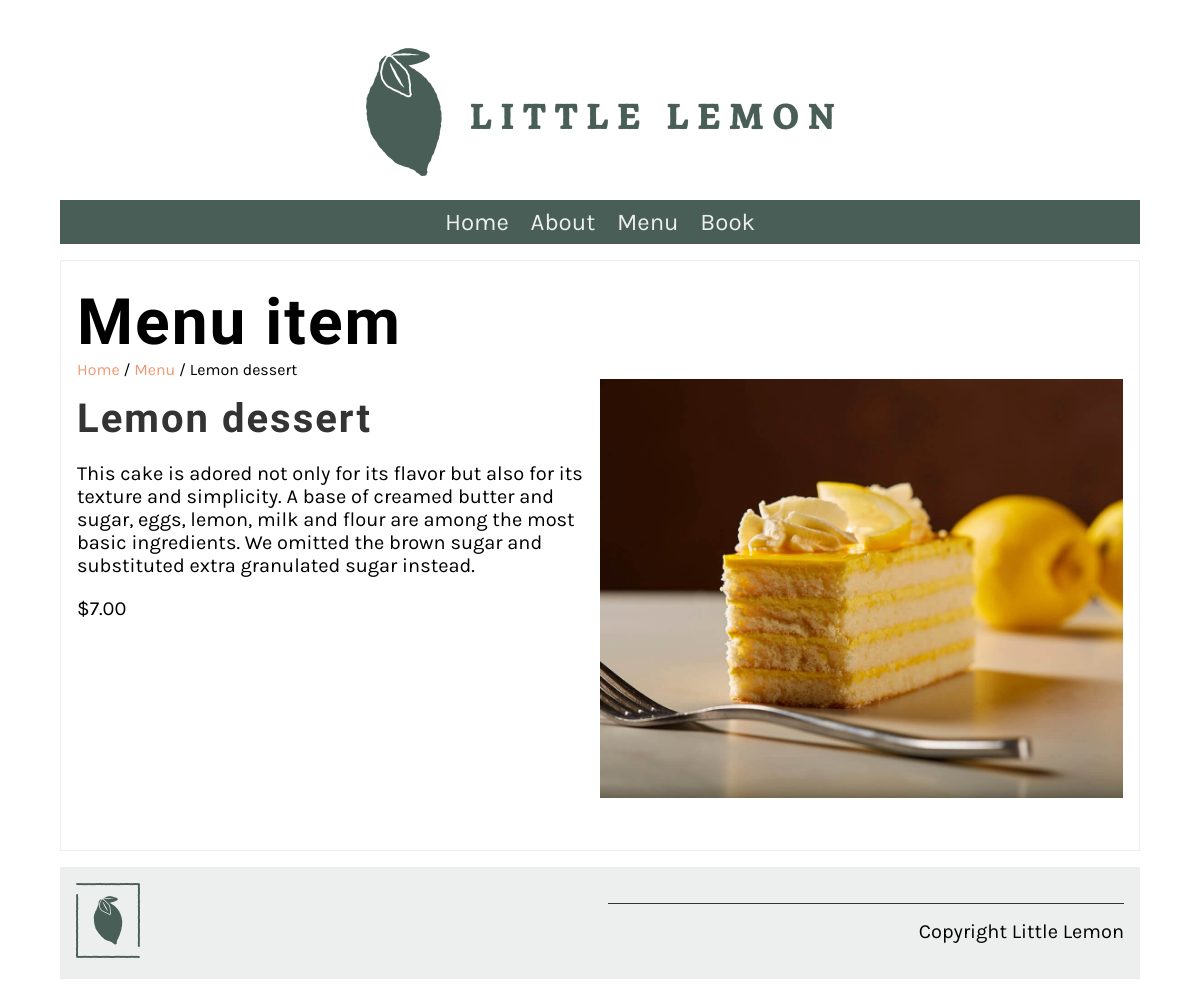
/menu_item/4, run on the app's committed database.
### restaurant/models.py (models this page shows, shortened)
class Menu(models.Model):
    name = models.CharField(max_length=200)
    price = models.IntegerField()
    menu_item_description = models.TextField(max_length=1000, default='')

### restaurant/views.py (the view)
# urls.py: path('menu_item/<int:pk>', views.display_menu_items, name="menu_item"),
def display_menu_items(request, pk=None):
    if pk:
        menu_item = Menu.objects.get(pk=pk)
    else:
        menu_item = ''
    return render(request, 'menu_item.html', {'menu_item': menu_item})

### restaurant/templates/menu_item.html
{% extends 'base.html' %}
{% load static %}
{% block content %}
<section>
    <article>
        <h1>Menu item</h1>
        <span>
            <a href="{% url 'home' %}">Home</a> /
            <a href="{% url 'menu' %}">Menu</a> /
            {{ menu_item.name }}
        </span>
        <div class="row">
           <div class="column">
               <h2>{{ menu_item.name }}</h2>
               <p>{{ menu_item.menu_item_description }}</p>
               <p>${{ menu_item.price }}.00</p>
           </div>
           <div class="column">
               <img src="{% static 'img/menu_items/' %}{{ menu_item.name }}.jpg" alt="{{ menu_item.name }}"/>
           </div>
        </div>
    </article>
</section>
{% endblock %}

### restaurant/static/css/style.css (style rules this page uses)
body { font-family: 'Karla', sans-serif; margin-top: 3rem; margin-bottom: 3rem; margin-left: 5%; margin-right: 5%; }
h1, h2, h3, h4, h5, h6 { font-family: 'Markazi Text', serif; letter-spacing: 2px;; }
h1 { font-size: 4rem; margin-top: 1.5rem; margin-bottom: 0; }
h2 { font-size: 2.5rem; color: #333333; margin:1rem 0; }
p, ul { font-size: 1.25rem;; }
a { color: #EE9972; text-decoration: none; }
section { display: flex; gap: 2rem 1rem; margin-top: 1rem; margin-bottom: 1rem; flex-direction: row; }
article { flex:1; }
article img { max-width: 100%; }
main article { border: 1px solid #EDEFEE; padding-left: 1rem; padding-right: 1rem; }
.row { display: flex; flex-direction: row; width: 100%; padding-bottom: 1rem; }
.column { flex-basis: 50%; margin-bottom: 1rem; padding-bottom: 1rem; }

### data on the page
Menu: name "Lemon dessert", menu_item_description "This cake is adored not only for its flavor but also for its texture and simplicity. A base of creamed butter and sugar, eggs, lemon, milk and flour are among the most basic ingredients. We omitted the brown sugar and substituted extra granulated sugar instead.", price "7", name (picture)
